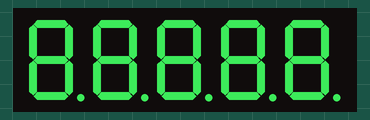
A sketch run on a simulated Arduino Uno, built with avr-gcc and run on an emulated ATmega328P. Shown: 5-digit seven-segment display. Wiring (inferred from the names in the program): MAX7219 LED driver: data pin 5; clock pin 4; CS pin 10.

Above: at 0.1 s.
At 2.1 s:
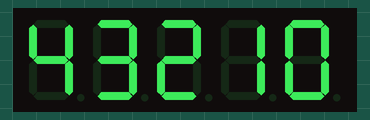
At 3.1 s:
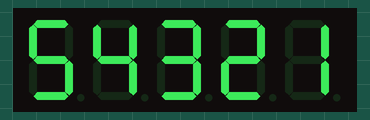
At 4.1 s:
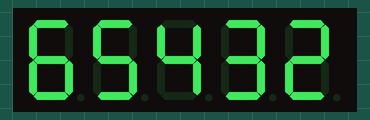
At 6.1 s:
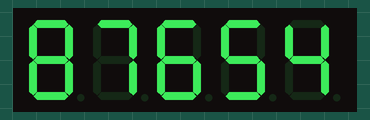
At 11.1 s:
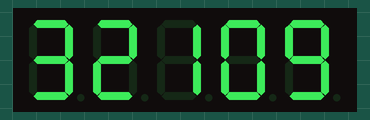

Measured:
- by itself, everything shown: repeats every 10.0 s, in 10 steps
- what the display in image 1 shows lasts 1.0 s, from 2.0 s to 3.0 s

The sketch:

code.ino
```cpp
const int dataPin  = 5;  // DIN
const int csPin    = 10; // CS/LOAD
const int clockPin = 4;  // CLK

const byte REG_DECODE_MODE   = 0x09;
const byte REG_INTENSITY  = 0x0A;
const byte REG_SCAN_LIMIT    = 0x0B;
const byte REG_SHUTDOWN      = 0x0C;
const byte REG_DISPLAY_TEST  = 0x0F;

const byte DIGITS[] = {
  0x7E, 0x30, 0x6D, 0x79, 0x33,
  0x5B, 0x5F, 0x70, 0x7F, 0x7B
  };

void setup() {
  pinMode(dataPin, OUTPUT);
  pinMode(csPin, OUTPUT);
  pinMode(clockPin, OUTPUT);

  sendCommand(REG_SHUTDOWN, 1); // 1 = normal operation
  sendCommand(REG_SCAN_LIMIT, 4); // how many digits to display
  sendCommand(REG_DECODE_MODE, 0); // disable font decoding

  sendCommand(REG_INTENSITY, 0x01);

  sendCommand(REG_DISPLAY_TEST, 1); // 1 = test mode on
  delay(1000);
  sendCommand(REG_DISPLAY_TEST, 0); // 1 = test mode off
  delay(1000);
}

int i = 0;
int int_s = 0;
void loop() {
  sendCommand(1, DIGITS[(i + 0) % 10]); // 1 is digit 0
  sendCommand(2, DIGITS[(i + 1) % 10]);
  sendCommand(3, DIGITS[(i + 2) % 10]);
  sendCommand(4, DIGITS[(i + 3) % 10]);
  sendCommand(5, DIGITS[(i + 4) % 10]);
  i = (i + 1) % 10;
  delay(1000);
}

// (8-bit address, 8-bit data)
void sendCommand(byte register_addr, byte data) {
  // start command
  digitalWrite(csPin, LOW);
  shiftOut(dataPin, clockPin, MSBFIRST, register_addr);
  shiftOut(dataPin, clockPin, MSBFIRST, data);
  // end command
  digitalWrite(csPin, HIGH);
}
```
